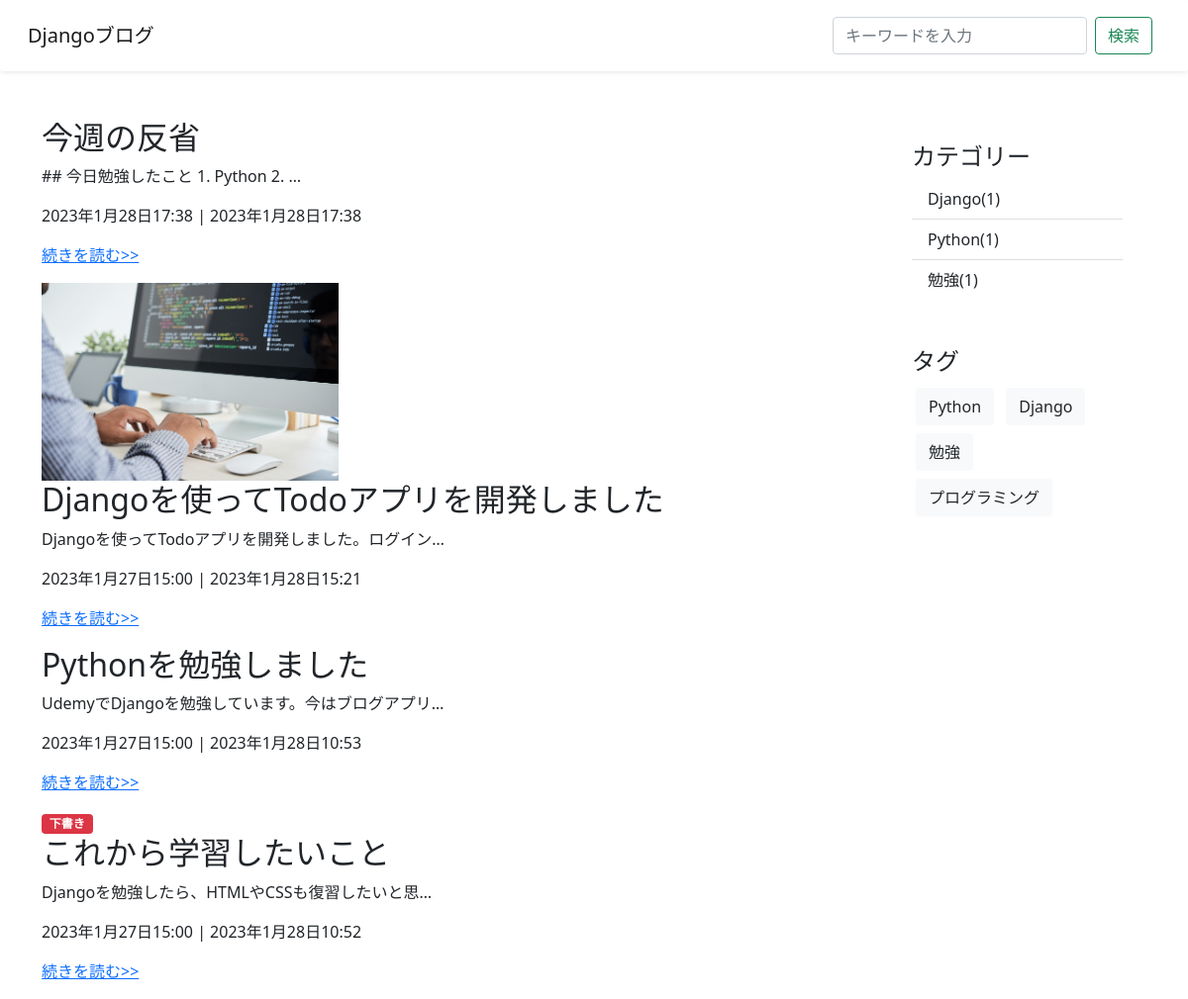
The app's page / (signed in) with its own data.
### blog/models.py (models this page shows, shortened)
class Post(models.Model):
    title = models.CharField(verbose_name="タイトル", max_length=200)
    content = MarkdownxField(verbose_name="本文")
    image = models.ImageField(verbose_name="画像", upload_to='uploads/', null=True, blank=True)
    created_at = models.DateTimeField(verbose_name="作成日", auto_now_add=True)
    updated_at = models.DateTimeField(verbose_name="更新日", auto_now=True)
    is_published = models.BooleanField(verbose_name="公開設定", default=False)
    category = models.ForeignKey(Category, verbose_name="カテゴリー", on_delete=models.PROTECT, null=True, blank=True)
    tag = models.ManyToManyField(Tag, verbose_name="タグ", blank=True)
    class Meta:
        verbose_name = "記事"
        verbose_name_plural = "記事"

class Category(models.Model):
    name = models.CharField(verbose_name="カテゴリー", max_length=255)
    slug = models.SlugField(verbose_name="URL", unique=True)
    class Meta:
        verbose_name = "カテゴリー"
        verbose_name_plural = "カテゴリー"

class Tag(models.Model):
    name = models.CharField(verbose_name="タグ", max_length=255)
    slug = models.SlugField(verbose_name="URL", unique=True)
    class Meta:
        verbose_name = "タグ"
        verbose_name_plural = "タグ"

### blog/views.py (the view)
# urls.py: path('', PostListView.as_view(), name='post-list'),
class PostListView(ListView):
    model = Post
    template_name = "blog/post_list.html"
    context_object_name = "posts"
    def get_queryset(self):
        posts = super().get_queryset() #querysetには全ての記事が格納されている
        return posts.order_by('-updated_at')

### blog/context_processors.py (called while the page is built)
def common(request):
    context = {
        "categories": Category.objects.annotate(
          count=Count("post", Q(post__is_published=True))
        ),
        "tags": Tag.objects.all
    }
    return context

### blog/templates/blog/post_list.html (shortened to what this page needs)
{% extends 'blog/base.html' %}
{% block content %}
<div class="row">
  <div class="col-9">
      {% for post in posts %}
        {% if post.is_published or user.is_authenticated %}
        {% if not post.is_published %}
          <span class="badge bg-danger">下書き</span>
        {% endif %}
        {% if post.image %}
          <img src="{{ post.image.url }}" alt="{{ post.title }}" width="300" height="200">
        {% endif %}
          <h2>{{ post.title }}</h2>
          <p>{{ post.content | truncatechars:30 }}</p>
          <p>{{ post.created_at }} | {{ post.updated_at }}</p>
          <p><a href="{% url 'post-detail' post.pk %}">続きを読む>></a></p>
        {% endif %}
      {% endfor %}
  </div>
  <div class="col-3">
    {% include "blog/snippets/sidebar.html" %}
  </div>
</div>
{% endblock%}

### blog/templates/blog/snippets/sidebar.html
<div class="p-4 category">
  <h4>カテゴリー</h4>
  <ul class="list-group list-group-flush">
    {% for category in categories %}
      {% if category.count > 0 %}
        <li class="list-group-item">
          <a href="{% url 'category-post-list' category.slug %}">
            {{ category.name }}({{ category.count }})
          </a>
        </li>
      {% endif %}
    {% endfor %}
  </ul>
</div>
<div class="p-4">
  <h4>タグ</h4>
  {% for tag in tags %}
      <a class="btn bg-light text-dark m-1" href="{% url 'tag-post-list' tag.slug %}">
        {{ tag.name }}
      </a>
  {% endfor %}
</div>

### blog/static/blog/css/style.css (style rules this page uses)
div.category > ul > li a { color: #212529; text-decoration: none; }

### records on screen
Post: title "今週の反省", content "## 今日勉強したこと 1. Python 2. …", created_at "2023年1月28日17:38", updated_at "2023年1月28日17:38"
Post: image (picture), title "Djangoを使ってTodoアプリを開発しました", content "Djangoを使ってTodoアプリを開発しました。ログイン…", created_at "2023年1月27日15:00", updated_at "2023年1月28日15:21"
Post: title "Pythonを勉強しました", content "UdemyでDjangoを勉強しています。今はブログアプリ…", created_at "2023年1月27日15:00", updated_at "2023年1月28日10:53"
Post: is_published "下書き", title "これから学習したいこと", content "Djangoを勉強したら、HTMLやCSSも復習したいと思…", created_at "2023年1月27日15:00", updated_at "2023年1月28日10:52"
Category: name "Django", count "1"
Category: name "Python", count "1"
Category: name "勉強", count "1"
Tag: name "Python"
Tag: name "Django"
Tag: name "勉強"
Tag: name "プログラミング"
